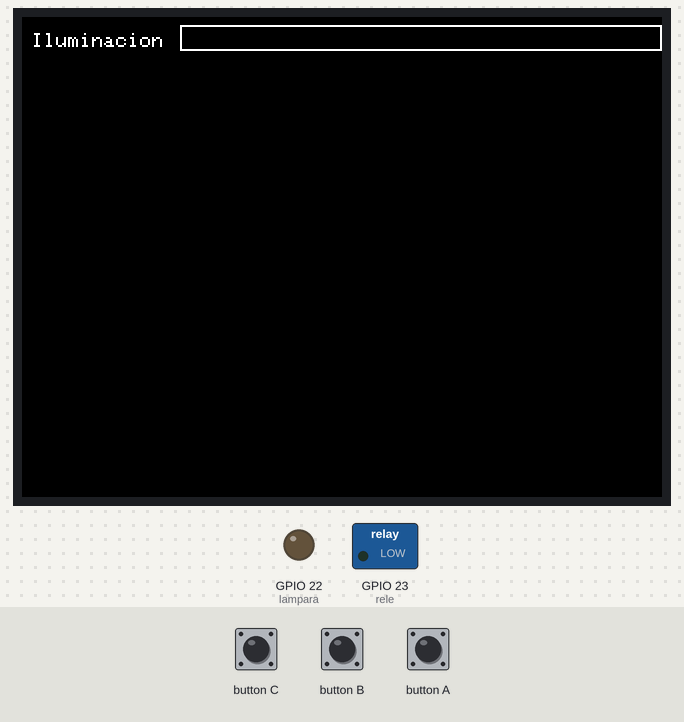
Recording of a sketch running on a simulated ESP32. Parts: 320×240 colour display, switched loads named in the sketch (green lamp = pin HIGH), output pins drawn as LEDs (lit = HIGH). Inputs (shaded band) come from the test bench. WiFi joins after 1.5 s; servers stay silent unless stated; what the sketch prints to the serial monitor is not drawn.

Above: at 2.8 s.
2.9 s: button C pressed for 0.15 s
At 3.8 s:
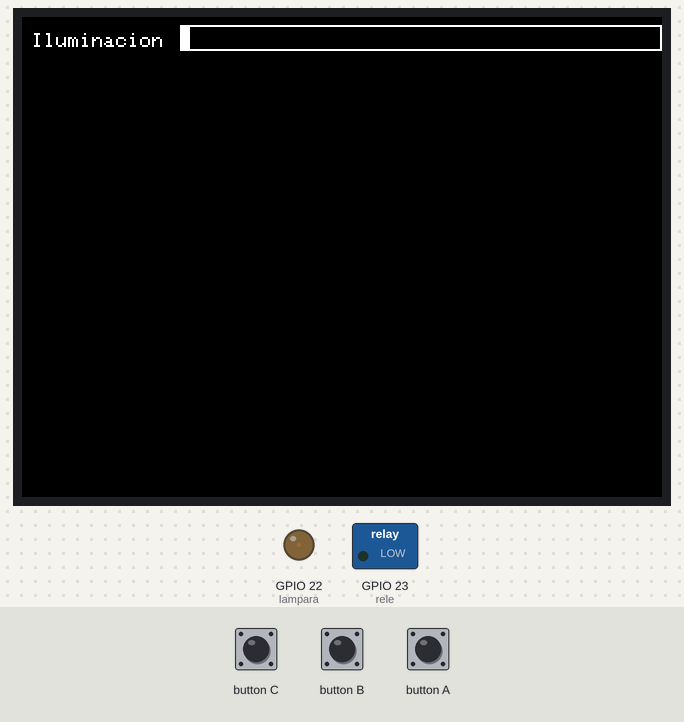
4.5 s: button A pressed for 0.15 s
At 5.7 s:
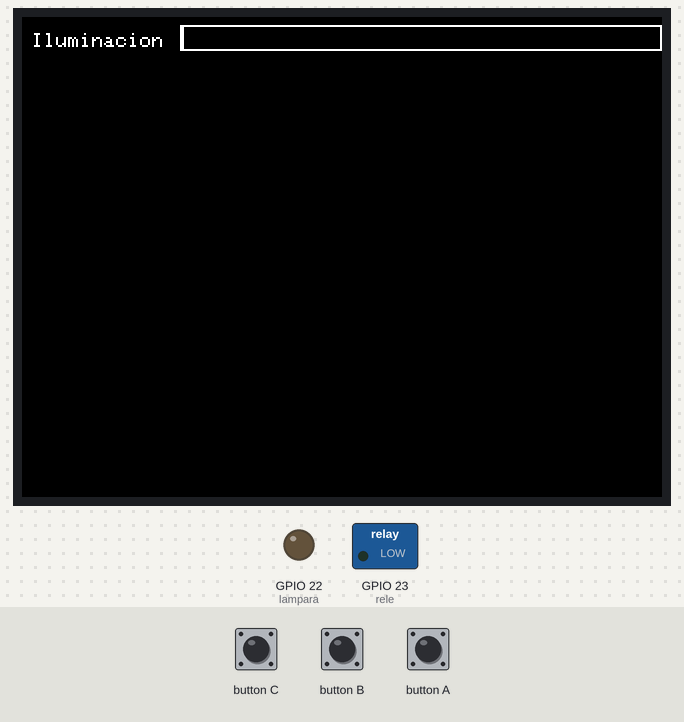
6.1 s: button C pressed for 1 s
At 7.9 s:
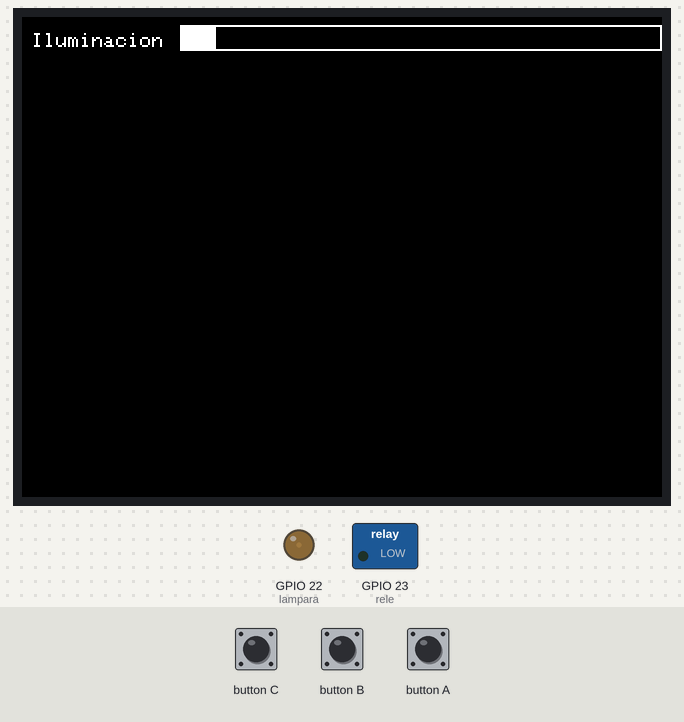
8.6 s: button C pressed for 3.2 s
At 12.6 s:
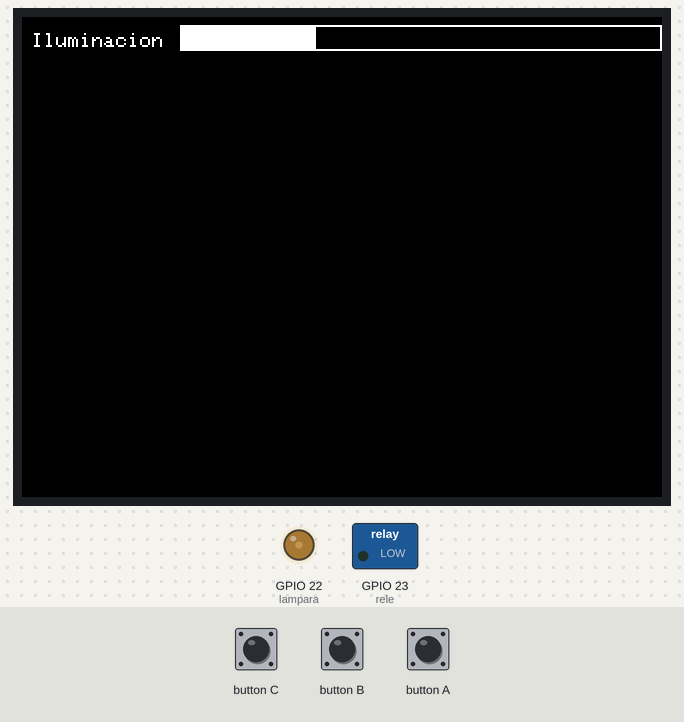
13.3 s: button A pressed for 1 s
At 14.5 s:
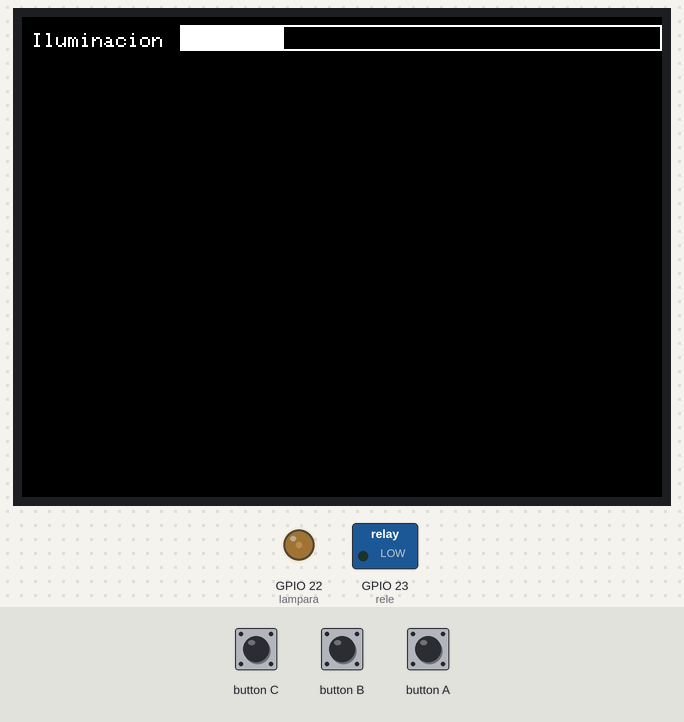
Timing chart, 0 to 16.3 s (numbered marks = the images above; inputs shaded):
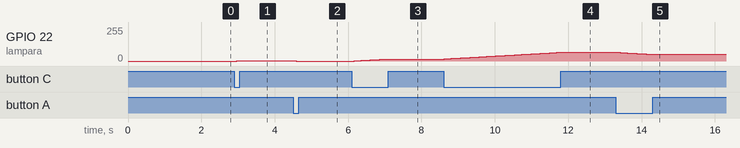

Measured:
- after the input at 2.9 s, GPIO 22 (lampara): 0/255 → 1/255 after 0.06 s, → 2/255 0.06 s later; the display: first changes at once (image 1 shows a later state)
- after the input at 4.5 s, GPIO 22 (lampara): 2/255 → 1/255 at once, → 0/255 0.06 s later; the display: first changes at once (image 2 shows a later state)
- after the input at 6.1 s, GPIO 22 (lampara): moves from 0/255 to 15/255 over 0.89 s, starting after 0.06 s; the display: first changes at once (image 3 shows a later state)
- after the input at 8.6 s, GPIO 22 (lampara): moves from 15/255 to 65/255 over 3.1 s, starting at once; the display: first changes at once (image 4 shows a later state)
- after the input at 13.3 s, GPIO 22 (lampara): moves from 65/255 to 50/255 over 0.91 s, starting after 0.05 s; the display: first changes at once (image 5 shows a later state)

The sketch:

sketch_nov14a.ino
```cpp
// M5Stack UDP

#include "WiFi.h"
#include "AsyncUDP.h"
#include <M5Stack.h>
const char* ssid = "MiFibra-5182";
const char* pass = "mEF5WTPx";
const int rele = 23;
const int lampara = 22;
// propiedades PWM
const int frecuencia = 5000;
const int canal = 0;
const int resolucion = 8;
int dutyCycle = 0;
int contadorMostrarLuz = 90;

AsyncUDP udp;

void setup()
{
  M5.begin(true,false,false);
  Serial.begin(9600);
  pinMode(rele, OUTPUT);

  // configuramos la funcionalidad PWM y asociamos el canal al GPIO
  ledcSetup(canal, frecuencia, resolucion);
  ledcAttachPin(lampara, canal);
  // ---------------------------------
  WiFi.disconnect(true);
  WiFi.mode(WIFI_STA);
  WiFi.begin(ssid, pass);
  while (WiFi.status() != WL_CONNECTED) {
    delay(500);
    Serial.print(".");
  }
  if (udp.listen(1234)) {
    Serial.print("UDP Listening on IP: ");
    Serial.println(WiFi.localIP());

    udp.onPacket([](AsyncUDPPacket packet) {

      Serial.write(packet.data(), packet.length());
      //Serial.println();

      String datosUDP = (const char*)packet.data();
      String textoMostrarEnM5Ultra = "";
      String textoMostrarEnM5Esp = "";

      if (datosUDP == "Espalda Reclinada"){
        textoMostrarEnM5Esp = "Reclinada ";
      }
      else{
        textoMostrarEnM5Esp = "No Reclinada ";
      }

      if (datosUDP == "Bien sentado")
      {
        textoMostrarEnM5Ultra = "Bien sentado ";
      }
      else if (datosUDP == "Mal sentado")
      {
        textoMostrarEnM5Ultra = "Mal sentado  ";
      }
      else if(datosUDP == "Nadie sentado")
      {
        textoMostrarEnM5Ultra = "Nadie sentado";
      }

        M5.Lcd.setCursor(60,60);
        M5.Lcd.setTextSize(2);
        M5.Lcd.println(textoMostrarEnM5Ultra);

      //packet.printf("Got %u bytes of data", packet.length());
    });

    M5.Lcd.setCursor(5,8);
  M5.Lcd.print("Iluminacion ");
  M5.Lcd.drawLine(79,4,320,4, WHITE);
  M5.Lcd.drawLine(79,16,320,16, WHITE);
  M5.Lcd.drawLine(319, 4, 319, 16, WHITE);
  M5.Lcd.drawLine(79,4,79,16, WHITE);
  }


}

void loop()
{

  M5.update();


  if(M5.BtnC.isPressed() && dutyCycle < 25500){
// Incrementamos el brillo
  dutyCycle++;


  contadorMostrarLuz += 1;
  M5.Lcd.drawLine((contadorMostrarLuz/100)+80, 5, (contadorMostrarLuz/100)+80, 15, WHITE);


  }
  if(M5.BtnA.isPressed() && dutyCycle > 0){
// Decrementamos el brillo
   dutyCycle--;

    if(dutyCycle < 23800)
    {
     M5.Lcd.drawLine((contadorMostrarLuz/100)+80, 5, (contadorMostrarLuz/100)+80, 15, BLACK);
    }
     contadorMostrarLuz -= 1;

  }
  int algo = dutyCycle / 100;
  ledcWrite(canal, algo);


}
```
